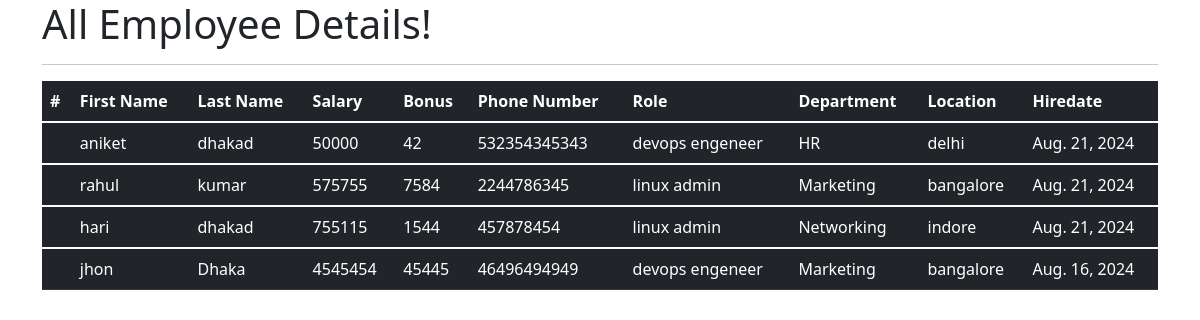
The app's page /all_emp with its own data.
### emp_app/models.py (models this page shows, shortened)
class Employee(models.Model):
    first_name=models.CharField(max_length=100,null=False)
    last_name=models.CharField(max_length=100,null=False)
    dept=models.ForeignKey(Department,on_delete=models.CASCADE)
    salary=models.IntegerField(default=0)
    bonus=models.IntegerField(default=0)
    role=models.ForeignKey(Role,on_delete=models.CASCADE)
    phone=models.IntegerField(default=0)
    hire_date=models.DateField()

class Role(models.Model):
    name=models.CharField(max_length=100)

class Department(models.Model):
    name=models.CharField(max_length=50,null=False)
    location=models.CharField(max_length=100)

### emp_app/views.py (the view)
# urls.py: path('all_emp', views.all_emp, name='all_emp'),
def all_emp(request):
    emp=Employee.objects.all()
    context={
        'emp':emp
    }
    return render(request,'list_all_emp.html',context)

### emp_app/templates/list_all_emp.html (shortened to what this page needs)
<!DOCTYPE html>
<html lang="en">
<head>
  <link href="https://cdn.jsdelivr.net/npm/bootstrap@5.1.3/dist/css/bootstrap.min.css" rel="stylesheet">
</head>
  <body>
  <div class="container">
          <h1>All Employee Details!</h1>
      <hr>
     <table class="table table-dark">
  <thead>
    <tr>
      <th scope="col">#</th>
      <th scope="col">First Name</th>
      <th scope="col">Last Name</th>
      <th scope="col">Salary</th>
      <th scope="col">Bonus</th>
      <th scope="col">Phone Number</th>
      <th scope="col">Role</th>
      <th scope="col">Department</th>
      <th scope="col">Location</th>
      <th scope="col">Hiredate</th>
    </tr>
  </thead>
         {% for em in emp %}
  <tbody>
    <tr>
      <th scope="row">{{emp.id}}</th>
      <td>{{em.first_name}}</td>
      <td>{{em.last_name}}</td>
      <td>{{em.salary}}</td>
      <td>{{em.bonus}}</td>
      <td>{{em.phone}}</td>
      <td>{{em.role.name}}</td>
      <td>{{em.dept.name}}</td>
      <td>{{em.dept.location}}</td>
      <td>{{em.hire_date}}</td>
    </tr>
  </tbody>
         {% endfor %}
</table>
  </div>
  </body>
</html>

### records on screen
Employee: first_name "aniket", last_name "dhakad", salary "50000", bonus "42", phone "532354345343", role.name "devops engeneer", dept.name "HR", dept.location "delhi", hire_date "Aug. 21, 2024"
Employee: first_name "rahul", last_name "kumar", salary "575755", bonus "7584", phone "2244786345", role.name "linux admin", dept.name "Marketing", dept.location "bangalore", hire_date "Aug. 21, 2024"
Employee: first_name "hari", last_name "dhakad", salary "755115", bonus "1544", phone "457878454", role.name "linux admin", dept.name "Networking", dept.location "indore", hire_date "Aug. 21, 2024"
Employee: first_name "jhon", last_name "Dhaka", salary "4545454", bonus "45445", phone "46496494949", role.name "devops engeneer", dept.name "Marketing", dept.location "bangalore", hire_date "Aug. 16, 2024"
